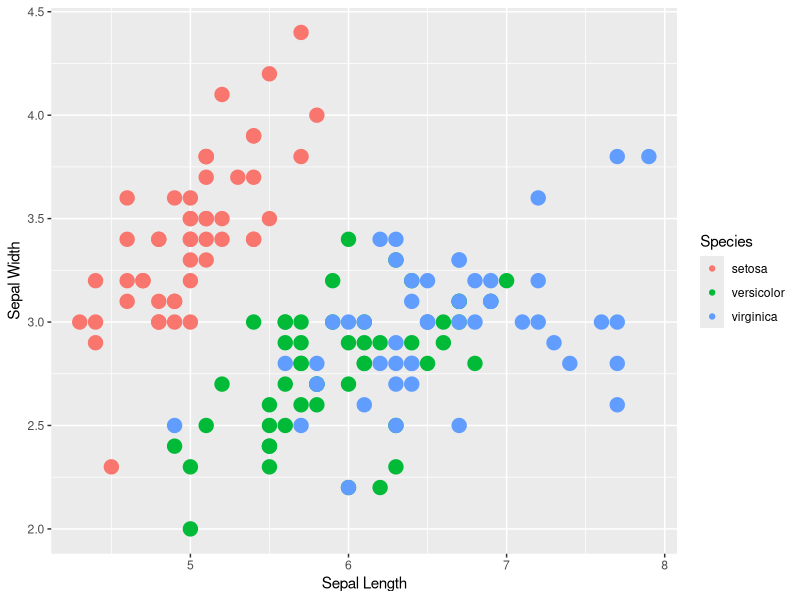

The R source for this figure:
## ---- chunk 1
data(iris)
library(ggplot2)
qplot(data=iris,Sepal.Length,Sepal.Width,ylab="Sepal Width",xlab="Sepal Length",colour=Species,size=5) + scale_size(guide="none")
